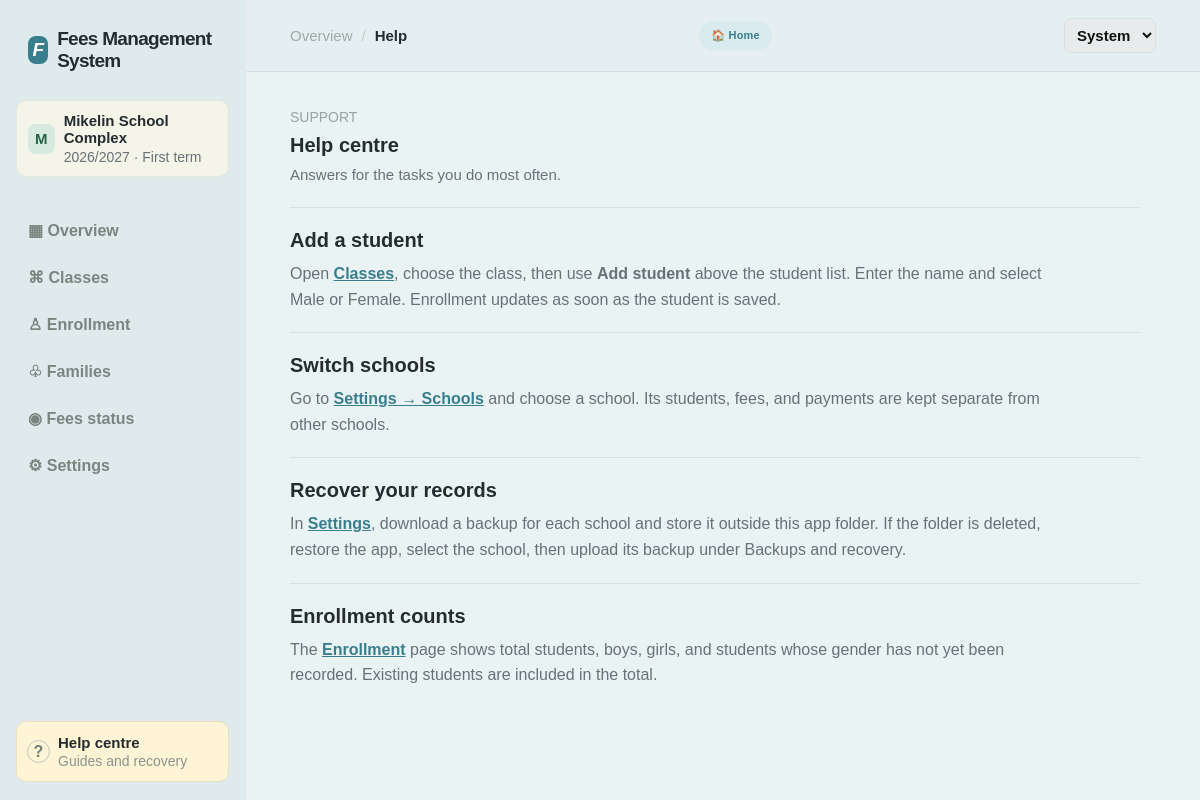
/help, run on the app's committed database.
### tables this page shows
CREATE TABLE settings (key TEXT PRIMARY KEY, value TEXT NOT NULL);

### app.py (the view)
@app.get("/help")
def help_page():
    return render_template("help.html", page="Help")

### app.py (called while the page is built)
def school_registry_connection():
    connection = sqlite3.connect(SCHOOLS_DATABASE)
    connection.row_factory = sqlite3.Row
    return connection

def list_schools():
    connection = school_registry_connection()
    schools = [dict(row) for row in connection.execute("SELECT id, name FROM schools ORDER BY name").fetchall()]
    connection.close()
    return schools

def active_school_id():
    if not has_request_context():
        return "default"
    requested_id = request.cookies.get("school_id", "default")
    connection = school_registry_connection()
    school = connection.execute("SELECT id FROM schools WHERE id=?", (requested_id,)).fetchone()
    connection.close()
    return school["id"] if school else "default"

def school_database_path():
    if not has_request_context():
        return DATABASE
    school_id = active_school_id()
    connection = school_registry_connection()
    school = connection.execute("SELECT database_file FROM schools WHERE id=?", (school_id,)).fetchone()
    connection.close()
    return SCHOOLS_DATABASE.parent / school["database_file"] if school and school_id != "default" else DATABASE

def connect_db(database_path=None):
    connection = sqlite3.connect(database_path or school_database_path())
    connection.row_factory = sqlite3.Row
    connection.execute("PRAGMA foreign_keys = ON")
    return connection

def db():
    if "db" not in g:
        g.db = connect_db()
    return g.db

def current_period():
    rows = db().execute("SELECT key, value FROM settings WHERE key IN ('academic_year', 'term')").fetchall()
    settings = {row["key"]: row["value"] for row in rows}
    return settings.get("academic_year", ACADEMIC_YEAR), int(settings.get("term", 1))

def fee_config(class_id, academic_year, term):
    row = db().execute("SELECT fees, textbooks, exercise_books, notebooks FROM fees WHERE class_id=? AND academic_year=? AND term=?", (class_id, academic_year, term)).fetchone()
    return dict(row) if row else {"fees": 0, "textbooks": 0, "exercise_books": 0, "notebooks": 0}

### templates/help.html (shortened to what this page needs)
<!doctype html>
<html lang="en">
<head>
    <link rel="stylesheet" href="{{ url_for('static_css') }}">
</head>
<body class="theme-{{ theme }}{% if school_background_url %} has-school-background{% endif %}" >
    <div class="app-shell">
        <aside class="sidebar">
            <div class="brand"><span class="brand-mark">F</span><span>Fees Management System</span></div>
            <div class="school-switcher">{% if school_logo_url %}<img class="school-logo" src="{{ school_logo_url }}"
                    alt="{{ school_name }} logo">{% else %}<span class="school-avatar">{{ school_name[:1]|upper
                    }}</span>{% endif %}<span><b>{{
                        school_name }}</b><small>{{ academic_year }} · {{ term_name }}</small></span></div>
            <nav class="main-nav">
                <a class="nav-item" href="{{ url_for('dashboard') }}">▦ Overview</a>
                <a class="nav-item" href="{{ url_for('classes_page') }}">⌘ Classes</a>
                <a class="nav-item" href="{{ url_for('enrollment_page') }}">♙ Enrollment</a>
                <a class="nav-item" href="{{ url_for('families_page') }}">♧ Families</a>
                <a class="nav-item" href="{{ url_for('fees_status_page') }}">◉ Fees status</a>
                <a class="nav-item" href="{{ url_for('settings_page') }}">⚙ Settings</a>
            </nav>
            <a class="sidebar-footer help-link active" href="{{ url_for('help_page') }}"><span
                    class="help-dot">?</span><span><b>Help centre</b><small>Guides and recovery</small></span></a>
        </aside>
        <main class="main-content">
            <header class="topbar">
                <div class="breadcrumb"><a href="{{ url_for('dashboard') }}">Overview</a><span
                        class="slash">/</span><strong>Help</strong></div>
                <a class="home-button" href="{{ url_for('dashboard') }}">🏠 Home</a>
                <form class="theme-switcher" method="post" action="{{ url_for('set_theme') }}"><select name="theme"
                        aria-label="Colour theme" onchange="this.form.submit()">
                        <option value="system" {% if theme=='system' %}selected{% endif %}>System</option>
                    </select></form>
            </header>
            <section class="page-content help-page">
                <div class="page-title-row">
                    <div>
                        <p class="eyebrow">SUPPORT</p>
                        <h1>Help centre</h1>
                        <p class="subheading">Answers for the tasks you do most often.</p>
                    </div>
                </div>
                <section class="help-section">
                    <h2>Add a student</h2>
                    <p>Open <a href="{{ url_for('classes_page') }}">Classes</a>, choose the class, then use <strong>Add
                            student</strong> above the student list. Enter the name and select Male or Female.
                        Enrollment updates as soon as the student is saved.</p>
                </section>
                <section class="help-section">
                    <h2>Switch schools</h2>
                    <p>Go to <a href="{{ url_for('settings_page') }}#schools">Settings → Schools</a> and choose a
                        school. Its students, fees, and payments are kept separate from other schools.</p>
                </section>
                <section class="help-section">
                    <h2>Recover your records</h2>
                    <p>In <a href="{{ url_for('settings_page') }}">Settings</a>, download a backup for each school and
                        store it outside this app folder. If the folder is deleted, restore the app, select the school,
                        then upload its backup under Backups and recovery.</p>
                </section>
                <section class="help-section">
                    <h2>Enrollment counts</h2>
                    <p>The <a href="{{ url_for('enrollment_page') }}">Enrollment</a> page shows total students, boys,
                        girls, and students whose gender has not yet been recorded. Existing students are included in
                        the total.</p>
                </section>
            </section>
        </main>
    </div>
</body>
</html>

### data on the page
settings: value "M", value "Mikelin School Complex"
settings: value "2026/2027"

### other printed values
{{ term_name }} "First term"
